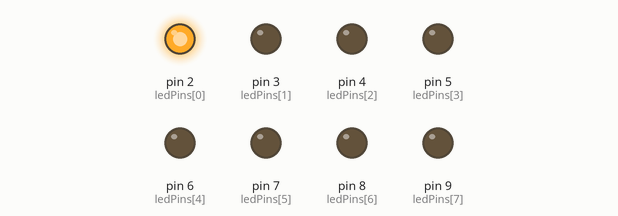
Simulated run of this sketch. Board: Arduino Uno, built with avr-gcc and run on an emulated ATmega328P. On the bench: output pins drawn as LEDs (lit = HIGH).

Above: at 0.05 s.
At 0.35 s:
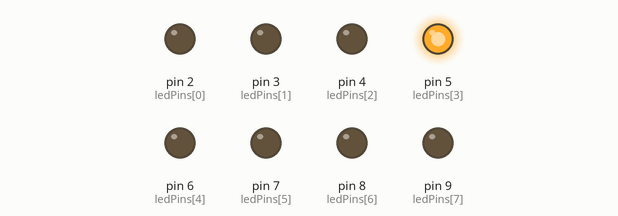
At 0.75 s:
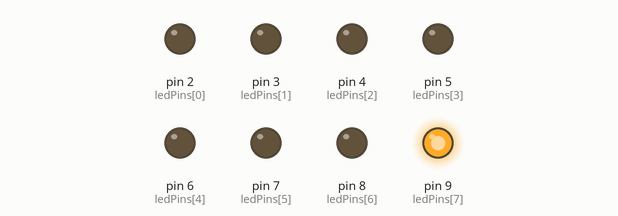
At 1.45 s:
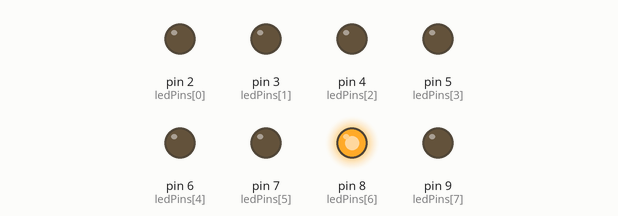
At 2.15 s:
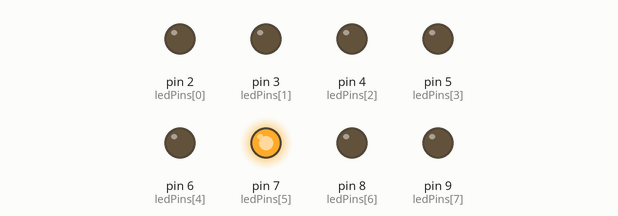
At 2.85 s:
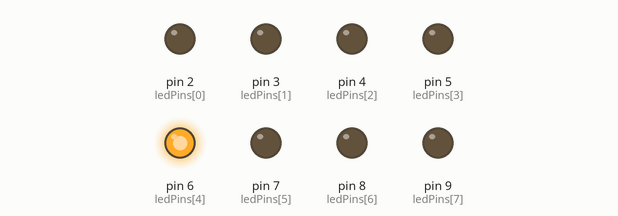
Timing chart, 0 to 3.1 s (numbered marks = the images above):
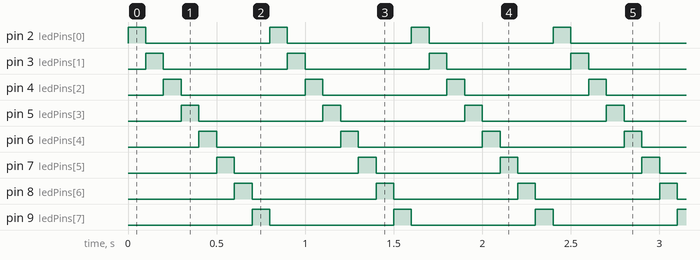

The sketch:

job09.ino
```cpp
const int numLeds = 8;
const int ledPins[] = {2, 3, 4, 5, 6, 7, 8, 9};
const int delayTime = 100;

void setup() {
  for (int i = 0; i < numLeds; i++) {
    pinMode(ledPins[i], OUTPUT);
  }
}

void loop() {
  for (int i = 0; i < numLeds; i++) {
    digitalWrite(ledPins[i], HIGH);
    delay(delayTime);
    digitalWrite(ledPins[i], LOW);
  }
}
```

Measured:
- by itself, pin 2 (ledPins[0]), pin 3 (ledPins[1]), pin 4 (ledPins[2]), pin 5 (ledPins[3]), pin 6 (ledPins[4]), pin 7 (ledPins[5]), pin 8 (ledPins[6]), pin 9 (ledPins[7]): alternates HIGH for 0.10 s and LOW for 0.70 s
- by itself, everything shown: repeats every 0.80 s, in 8 steps
